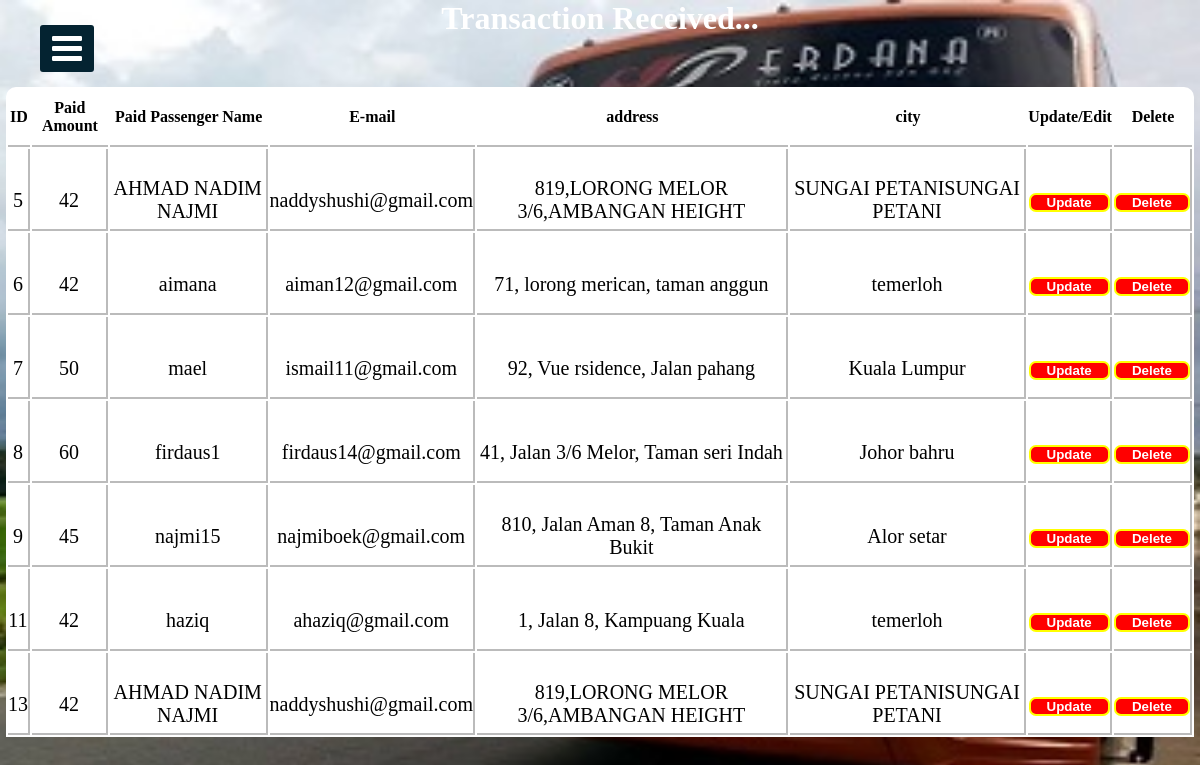
Page /PaymentManage.php on the committed database.
### tables this page shows
CREATE TABLE `payment` (
  `id` int(11) NOT NULL,
  `amount` float DEFAULT NULL,
  `name` varchar(255) NOT NULL,
  `email` varchar(255) NOT NULL,
  `address` varchar(255) NOT NULL,
  `city` varchar(255) NOT NULL,
  `state` varchar(255) NOT NULL,
  `zip_code` int(11) NOT NULL,
  `card_name` varchar(255) NOT NULL,
  `card_number` varchar(16) NOT NULL,
  `exp_month` varchar(20) NOT NULL,
  `exp_year` varchar(20) NOT NULL,
  `cvv` int(11) NOT NULL
);

### PaymentManage.php (the view, shortened to what this page needs)
<?php include("connection.php")?>
<!DOCTYPE html>
<html>
<head>
  <link rel="stylesheet" href="https://cdnjs.cloudflare.com/ajax/libs/font-awesome/4.7.0/css/font-awesome.min.css">
<link rel="stylesheet" href="cssfile/sidebar.css">
</head>
<body>
  <label for="check">
<i class="fa fa-bars" id="btn"></i>
  </label>
<div class="sidebar2">
    <h1 class="adminTopic">Transaction Received...</h1>
<?php
    $sqlget="SELECT * FROM payment";
    $sqldata=mysqli_query($conn,$sqlget) or die('error getting');
    echo "<table>";
    echo "<tr>
      <th>ID</th>
    <th>Paid Amount</th>
    <th>Paid Passenger Name</th>
    <th>E-mail</th>
    <th>address</th>
    <th>city</th>
    <th>Update/Edit</th>
    <th>Delete</th>
       </tr>";
       while ($row=mysqli_fetch_array($sqldata,MYSQLI_ASSOC))
       {
        echo "<tr><td>";
        echo $row['id'];
        echo "</td><td>";
        echo $row['amount'];
        echo "</td><td>";
        echo $row['name'];
        echo "</td><td>";
        echo $row['email'];
        echo "</td><td>";
        echo $row['address'];
        echo "</td><td>";
        echo $row['city'];
        echo "</td>";
        ?>
        <td>
        <button style="border:2px solid yellow; border-radius:7px; background-color:red;color:white;">
          <a href="updateTransactionRecivied.php?id=<?php echo $row['id'];?>">
          Update
          </a>
        </button>
        </td>
        <td>
        <button style="border:2px solid yellow; border-radius:7px; background-color:red;color:white;">
          <a href="deleteTransactionRecivied.php?id=<?php echo $row['id'];?>">
          Delete
          </a>
        </button>
        </td>
      </tr>
<?php
       }
       echo "</table>";
?>
</div>
</body>
</html>

### cssfile/sidebar.css (style rules this page uses)
* { margin: 0; padding: 0; list-style: none; text-decoration: none; }
label #btn, label #cancle { position: absolute; cursor: pointer; background: #042331; color: #fff; border-radius: 3px; }
label #btn { left: 40px; top: 25px; font-size: 35px; color: #fff; padding: 6px 12px; transition: all 0.5s; }

### PaymentManage.php (style rules this page uses)
body { background-image: url("image/1.jpg"); background-position: center; background-size: cover; height: 700px; background-repeat: no-repeat; background-attachment: fixed; }
.adminTopic { text-align: center; color: #fff; }
table { width:99%; border-collapse: separate !important; margin:auto; text-align:center; margin-top:50px; background-color: rgb(255, 255, 255); border-radius: 10px 10px 0px 0px; }
table th { border-bottom:2px solid rgb(187, 187, 187); padding:10px 0px 10px 0px; font-family: "balsamiq_sansitalic" !important; }
table tr td { border-right: 2px solid rgb(187, 187, 187); height: 58px; padding: 22px 0px 0px 0px; font-family: "monospace;" !important; border-bottom: 2px solid rgb(187, 187, 187); font-size: 20px; }
table tr td a { color: white; border-radius: 5px; padding: 6px; text-decoration: none; margin: 10px; font-weight: 700; }
button { padding: 5px 5px 5px 5x; }

### rows in the picture
payment: id "5", amount "42", name "AHMAD NADIM NAJMI", email "naddyshushi@gmail.com", address "819,LORONG MELOR 3/6,AMBANGAN HEIGHT", city "SUNGAI PETANISUNGAI PETANI"
payment: id "6", amount "42", name "aimana", email "aiman12@gmail.com", address "71, lorong merican, taman anggun", city "temerloh"
payment: id "7", amount "50", name "mael", email "ismail11@gmail.com", address "92, Vue rsidence, Jalan pahang", city "Kuala Lumpur"
payment: id "8", amount "60", name "firdaus1", email "firdaus14@gmail.com", address "41, Jalan 3/6 Melor, Taman seri Indah", city "Johor bahru"
payment: id "9", amount "45", name "najmi15", email "najmiboek@gmail.com", address "810, Jalan Aman 8, Taman Anak Bukit", city "Alor setar"
payment: id "11", amount "42", name "haziq", email "ahaziq@gmail.com", address "1, Jalan 8, Kampuang Kuala", city "temerloh"
payment: id "13", amount "42", name "AHMAD NADIM NAJMI", email "naddyshushi@gmail.com", address "819,LORONG MELOR 3/6,AMBANGAN HEIGHT", city "SUNGAI PETANISUNGAI PETANI"
